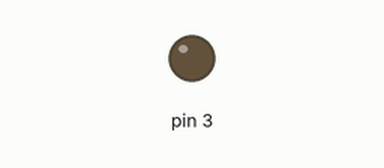
Bench run of a sketch on a simulated Arduino Uno, built with avr-gcc and run on an emulated ATmega328P. Parts: output pins drawn as LEDs (lit = HIGH).

Above: at 0.05 s.
At 8.95 s:
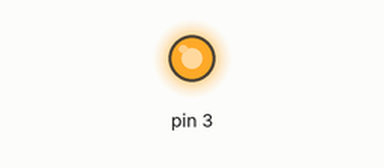
Timing chart, 0 to 12.5 s (numbered marks = the images above):
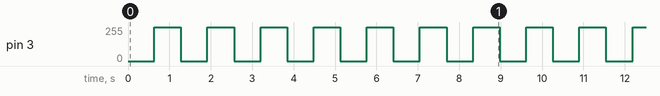

The sketch:

0_a_255_devagar.ino
```cpp
void setup() {
  // put your setup code here, to run once:
  pinMode(3,OUTPUT);
}

void loop() {
  // put your main code here, to run repeatedly:
  for(int x=0; x<=254; x+=2){
    analogWrite(3,x);
    delay(5);
  }
  for(int x=254; x>=0; x-=2){
    analogWrite(3,x);
    delay(5);
  }
}
```

Measured:
- by itself, pin 3: 0/255 → 254/255 at 0.64 s, → 0/255 0.64 s later, → 254/255 0.64 s later, → 0/255 0.64 s later, … (63 changes in this stretch)
